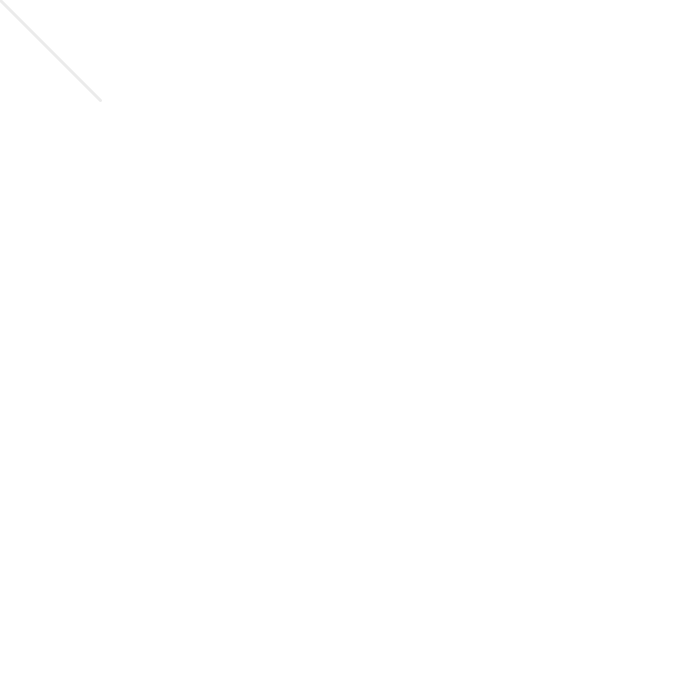
Frame 1 (no input)
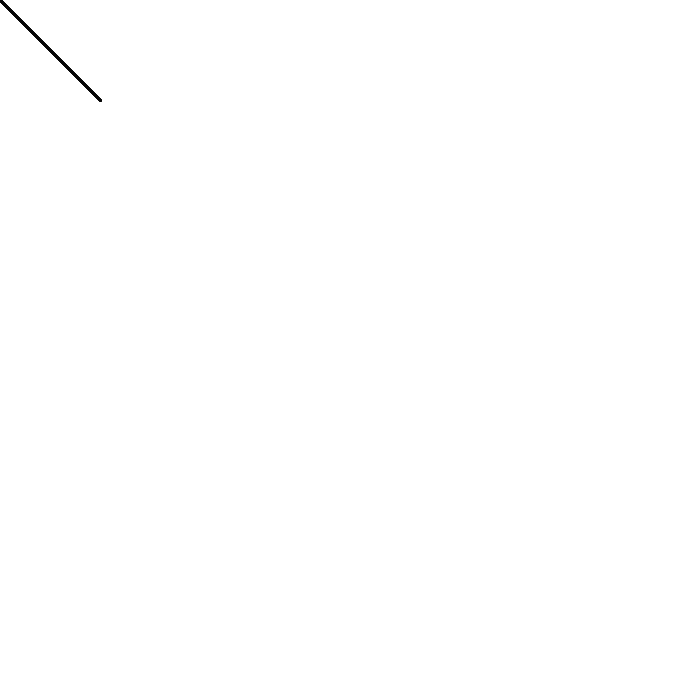
Frame 60 (the mouse pressed at the canvas centre just before this capture)
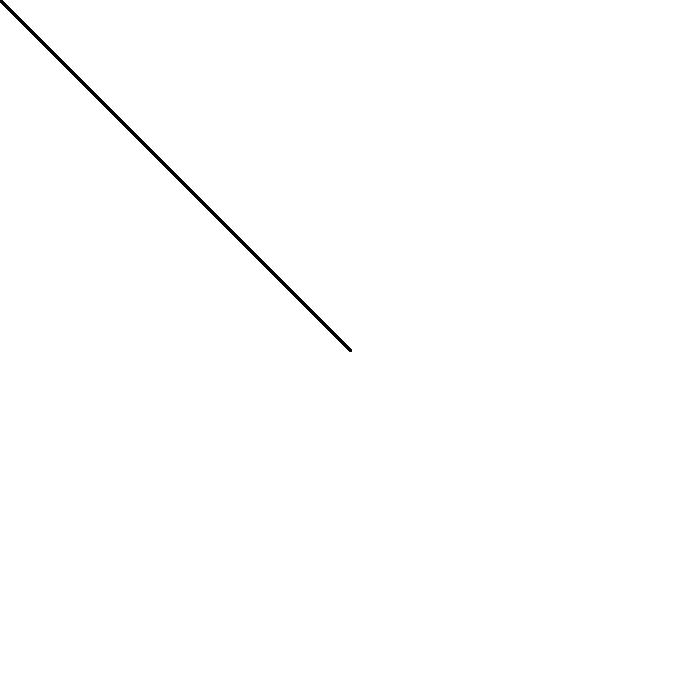
Frame 120 (the mouse held since frame 60 and released just before this capture)

The Processing sketch that drew these frames (run headless with seeded random() and noise(); from frame 60 on, the mouse is pressed at the canvas centre):

// Processing sketch: pontoLinha
// ── pontoLinha.pde
void setup()
{
  size(700,700);
  background(255);
}

void draw()
{
  strokeWeight(3);
  stroke(0,20);
  line(100,100,mouseX,mouseY);
}
